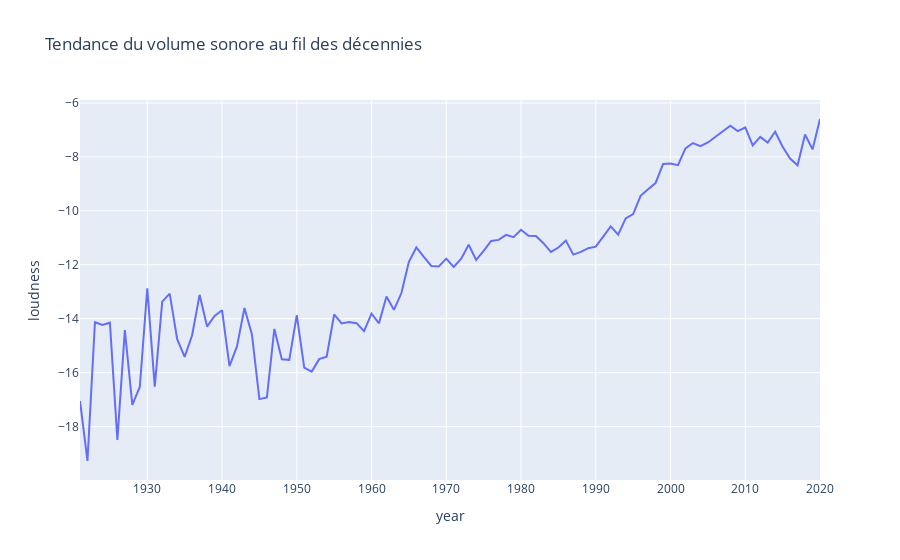

The cell this chart's notebook holds for it:
### Code cell
fig = px.line(year_data, x='year', y='loudness',title='Tendance du volume sonore au fil des décennies')
fig.show()
